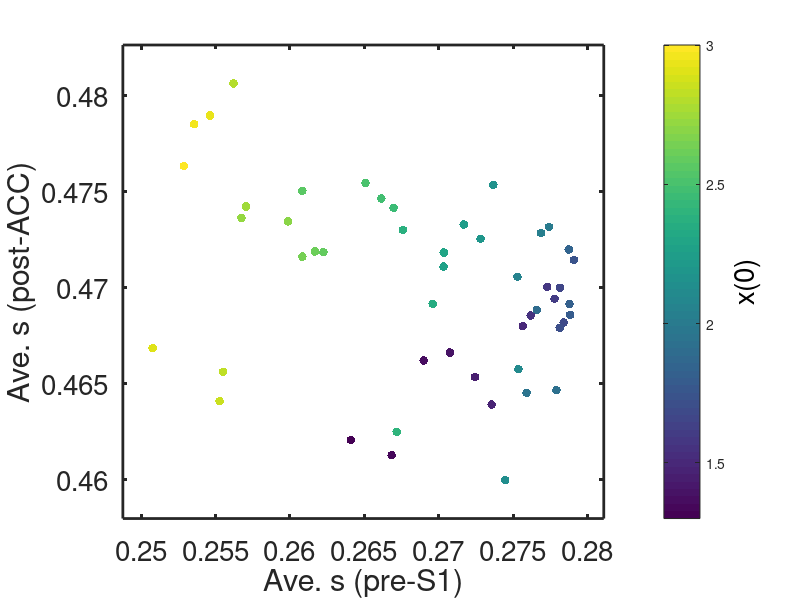

Write MATLAB code to recreate this figure. (Note: this script raises an error after producing the figure.)
% Fig 7C: correlation between preS1 and post ACC (evoked)
clear all 
close all
warning off 

global base T dt pre N

base = 2000; % baseline time length (at least 2000)
simul_t = 2500; % simulation time after baseline
T = simul_t+base; % Total simulation time in ms
dt = 0.1;    % Timestep for Euler's Method
N = T/dt; 
pre = (base+200)/dt:(1700+base)/dt;% time to present when plotting
noise=0;
plot_dynamics=0;
plot_comp_rs=0;
itr=50;
itrmin=1.3;
itrmax=3;
rep=1;

% load data OR calculate data

% load directly
data = load('cor_evoked.mat');
xarr = data.xarr;
preS1 = data.preS1; 
postACC = data.postACC; 

% calculate data
% [xarr,recell,~] = trials('naive', 'evoked', 'no feedback', {'preS1','postACC'}, plot_dynamics,...
%     plot_comp_rs, itr, itrmin, itrmax, rep, noise);
% preS1 = recell{1}(:,1); postACC = recell{2}(:,1);

% plot
figure; hold on; box on; grid off;
scatter(preS1,postACC,40,xarr,'filled')
xlabel('Ave. s (pre-S1)'); ylabel('Ave. s (post-ACC)')
set(gca,'fontsize',20);set(gca,'linewidth',2)
axis([min(preS1)-0.002 max(preS1)+0.002 min(postACC)-0.002 max(postACC)+0.002])
h = colorbar;
set(get(h,'label'),'string','x(0)','fontsize',20); 
[rho,pval]=corr(preS1,postACC);
fprintf("the correlation is: %4.2f \n p value is: %4.4f \n",rho,pval)
% % % save('cor_evoked.mat','xarr','preS1','postACC')